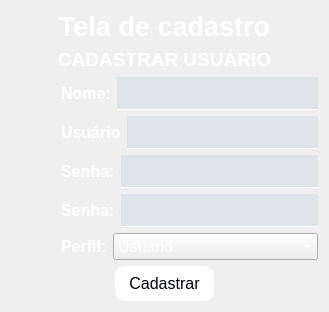
      <widget class="QWidget" name="pg_cadastro">
       <layout class="QVBoxLayout" name="verticalLayout_9">
        <item>
         <widget class="QLabel" name="label_14">
          <property name="font">
           <font>
            <pointsize>20</pointsize>
            <weight>75</weight>
            <bold>true</bold>
           </font>
          </property>
          <property name="styleSheet">
           <string notr="true">color: rgb(255, 255, 255);</string>
          </property>
          <property name="text">
           <string>Tela de cadastro</string>
          </property>
          <property name="alignment">
           <set>Qt::AlignCenter</set>
          </property>
         </widget>
        </item>
        <item>
         <widget class="QLabel" name="label_6">
          <property name="font">
           <font>
            <pointsize>10</pointsize>
           </font>
          </property>
          <property name="text">
           <string>&lt;html&gt;&lt;head/&gt;&lt;body&gt;&lt;p align=&quot;center&quot;&gt;&lt;img src=&quot;_imgs/user.png&quot;/&gt;&lt;/p&gt;&lt;p align=&quot;center&quot;&gt;&lt;span style=&quot; font-size:14pt; font-weight:600; color:#ffffff;&quot;&gt;CADASTRAR USUÁRIO&lt;/span&gt;&lt;/p&gt;&lt;/body&gt;&lt;/html&gt;</string>
          </property>
          <property name="alignment">
           <set>Qt::AlignCenter</set>
          </property>
         </widget>
        </item>
        <item>
         <layout class="QHBoxLayout" name="horizontalLayout_8">
          <property name="leftMargin">
           <number>50</number>
          </property>
          <item>
           <widget class="QLabel" name="label_7">
            <property name="sizePolicy">
             <sizepolicy hsizetype="Preferred" vsizetype="Preferred">
              <horstretch>0</horstretch>
              <verstretch>0</verstretch>
             </sizepolicy>
            </property>
            <property name="text">
             <string>&lt;html&gt;&lt;head/&gt;&lt;body&gt;&lt;p&gt;&lt;span style=&quot; font-size:12pt; font-weight:600; color:#ffffff;&quot;&gt;Nome:&lt;/span&gt;&lt;/p&gt;&lt;/body&gt;&lt;/html&gt;</string>
            </property>
           </widget>
          </item>
          <item>
           <widget class="QLineEdit" name="txt_nome">
            <property name="sizePolicy">
             <sizepolicy hsizetype="Expanding" vsizetype="Fixed">
              <horstretch>0</horstretch>
              <verstretch>0</verstretch>
             </sizepolicy>
            </property>
            <property name="styleSheet">
             <string notr="true">color:rgba(211, 239, 251,1);
border-bottom:1px solid white;
border-radius: None;
background-color:rgba(85, 115, 155,0.1);
font-family:Trebuchet MS; 
font-size:21px;</string>
            </property>
           </widget>
          </item>
         </layout>
        </item>
        <item>
         <layout class="QHBoxLayout" name="horizontalLayout_7">
          <property name="leftMargin">
           <number>50</number>
          </property>
          <item>
           <widget class="QLabel" name="label_8">
            <property name="text">
             <string>&lt;html&gt;&lt;head/&gt;&lt;body&gt;&lt;p&gt;&lt;span style=&quot; font-size:12pt; font-weight:600; color:#ffffff;&quot;&gt;Usuário&lt;/span&gt;&lt;/p&gt;&lt;/body&gt;&lt;/html&gt;</string>
            </property>
           </widget>
          </item>
          <item>
           <widget class="QLineEdit" name="txt_usuario">
            <property name="styleSheet">
             <string notr="true">color:rgba(211, 239, 251,1);
border-bottom:1px solid white;
border-radius: None;
background-color:rgba(85, 115, 155,0.1);
font-family:Trebuchet MS; 
font-size:21px;</string>
            </property>
           </widget>
          </item>
         </layout>
        </item>
        <item>
         <layout class="QHBoxLayout" name="horizontalLayout_6">
          <property name="leftMargin">
           <number>50</number>
          </property>
          <item>
           <widget class="QLabel" name="label_9">
            <property name="text">
             <string>&lt;html&gt;&lt;head/&gt;&lt;body&gt;&lt;p&gt;&lt;span style=&quot; font-size:12pt; font-weight:600; color:#ffffff;&quot;&gt;Senha:&lt;/span&gt;&lt;/p&gt;&lt;/body&gt;&lt;/html&gt;</string>
            </property>
           </widget>
          </item>
          <item>
           <widget class="QLineEdit" name="txt_senha">
            <property name="styleSheet">
             <string notr="true">color:rgba(211, 239, 251,1);
border-bottom:1px solid white;
border-radius: None;
background-color:rgba(85, 115, 155,0.1);
font-family:Trebuchet MS; 
font-size:21px;</string>
            </property>
            <property name="echoMode">
             <enum>QLineEdit::Password</enum>
            </property>
           </widget>
          </item>
         </layout>
        </item>
        <item>
         <layout class="QHBoxLayout" name="horizontalLayout_5">
          <property name="leftMargin">
           <number>50</number>
          </property>
          <item>
           <widget class="QLabel" name="label_10">
            <property name="text">
             <string>&lt;html&gt;&lt;head/&gt;&lt;body&gt;&lt;p&gt;&lt;span style=&quot; font-size:12pt; font-weight:600; color:#ffffff;&quot;&gt;Senha:&lt;/span&gt;&lt;/p&gt;&lt;/body&gt;&lt;/html&gt;</string>
            </property>
           </widget>
          </item>
          <item>
           <widget class="QLineEdit" name="txt_senha_2">
            <property name="styleSheet">
             <string notr="true">color:rgba(211, 239, 251,1);
border-bottom:1px solid white;
border-radius: None;
background-color:rgba(85, 115, 155,0.1);
font-family:Trebuchet MS; 
font-size:21px;</string>
            </property>
            <property name="echoMode">
             <enum>QLineEdit::Password</enum>
            </property>
           </widget>
          </item>
         </layout>
        </item>
        <item>
         <layout class="QHBoxLayout" name="horizontalLayout_9">
          <property name="leftMargin">
           <number>50</number>
          </property>
          <item>
           <widget class="QLabel" name="label_11">
            <property name="text">
             <string>&lt;html&gt;&lt;head/&gt;&lt;body&gt;&lt;p&gt;&lt;span style=&quot; font-size:12pt; font-weight:600; color:#ffffff;&quot;&gt;Perfil:&lt;/span&gt;&lt;/p&gt;&lt;/body&gt;&lt;/html&gt;</string>
            </property>
           </widget>
          </item>
          <item>
           <widget class="QComboBox" name="cb_perfil">
            <property name="sizePolicy">
             <sizepolicy hsizetype="Expanding" vsizetype="Fixed">
              <horstretch>0</horstretch>
              <verstretch>0</verstretch>
             </sizepolicy>
            </property>
            <property name="font">
             <font>
              <pointsize>12</pointsize>
             </font>
            </property>
            <property name="styleSheet">
             <string notr="true">color: rgb(255, 255, 255);</string>
            </property>
            <item>
             <property name="text">
              <string>Usuário</string>
             </property>
            </item>
            <item>
             <property name="text">
              <string>Administrador</string>
             </property>
            </item>
           </widget>
          </item>
         </layout>
        </item>
        <item>
         <layout class="QHBoxLayout" name="horizontalLayout_10">
          <item>
           <widget class="QLabel" name="label_12">
            <property name="text">
             <string/>
            </property>
           </widget>
          </item>
          <item>
           <widget class="QPushButton" name="btn_cadastrar">
            <property name="minimumSize">
             <size>
              <width>0</width>
              <height>35</height>
             </size>
            </property>
            <property name="styleSheet">
             <string notr="true">QPushButton{
	color: rgb(0,0,10);
    border-radius: 10px; 
	font-size: 16px; 
	background-color: #fff;
;}

QPushButton:hover{
	
	background-color: rgb(170, 255, 255);
	 color:black
}

</string>
            </property>
            <property name="text">
             <string>Cadastrar</string>
            </property>
           </widget>
          </item>
          <item>
           <widget class="QLabel" name="label_13">
            <property name="text">
             <string/>
            </property>
           </widget>
          </item>
         </layout>
        </item>
       </layout>
      </widget>
